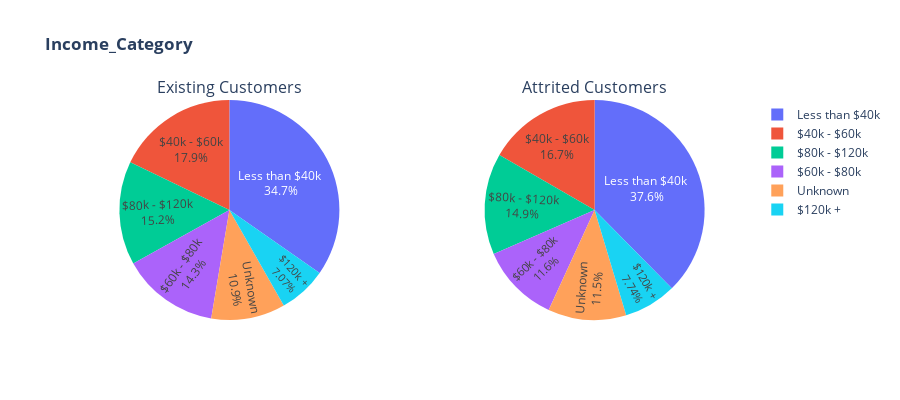

Notebook source saved alongside this figure:
### Markdown cell above
![newplot%20%284%29.png](attachment:newplot%20%284%29.png)

### Code cell
# income level and card category of existing and attried customers

inc_a = df1.loc[df1['Attrition_Flag']=='Attrited Customer','Income_Category']
inc_e = df1.loc[df1['Attrition_Flag']=='Existing Customer','Income_Category']

fig = make_subplots(
    rows=1, cols=2,subplot_titles=('Existing Customers','Attrited Customers','Residuals'),
    vertical_spacing=0.09,
    specs=[[{"type": "pie","rowspan": 1},{"type": "pie"}]]
)


fig.add_trace(
    go.Pie(values=inc_e.value_counts().values,
        labels=['Less than $40k ','$40k - $60k','$80k - $120k','$60k - $80k','Unknown','$120k +']
        ),
    row=1, col=1
)

fig.add_trace(
    go.Pie(values=inc_a.value_counts().values,
        labels=['Less than $40k ','$40k - $60k','$80k - $120k','$60k - $80k','Unknown','$120k +']),
    row=1, col=2
)

fig.update_layout(
    height=400,
    showlegend=True,
    title_text="<b>Income_Category<b>",
)
fig.update_traces(textposition='inside', textinfo='percent+label')
fig.show()

### Figure 1 — Plotly figure (JSON) as saved in the notebook; plotly's stock layout.template omitted (floating-point values rounded to 4 significant figures)
{"data": [{"domain": {"x": [0, 0.45], "y": [0, 1]}, "labels": ["Less than $40k ", "$40k - $60k", "$80k - $120k", "$60k - $80k", "Unknown", "$120k +"], "textinfo": "percent+label", "textposition": "inside", "type": "pie", "values": [2949, 1519, 1293, 1213, 925, 601]}, {"domain": {"x": [0.55, 1], "y": [0, 1]}, "labels": ["Less than $40k ", "$40k - $60k", "$80k - $120k", "$60k - $80k", "Unknown", "$120k +"], "textinfo": "percent+label", "textposition": "inside", "type": "pie", "values": [612, 271, 242, 189, 187, 126]}], "layout": {"annotations": [{"font": {"size": 16}, "showarrow": false, "text": "Existing Customers", "x": 0.225, "xanchor": "center", "xref": "paper", "y": 1, "yanchor": "bottom", "yref": "paper"}, {"font": {"size": 16}, "showarrow": false, "text": "Attrited Customers", "x": 0.775, "xanchor": "center", "xref": "paper", "y": 1, "yanchor": "bottom", "yref": "paper"}], "height": 400, "showlegend": true, "title": {"text": "<b>Income_Category<b>"}}}
